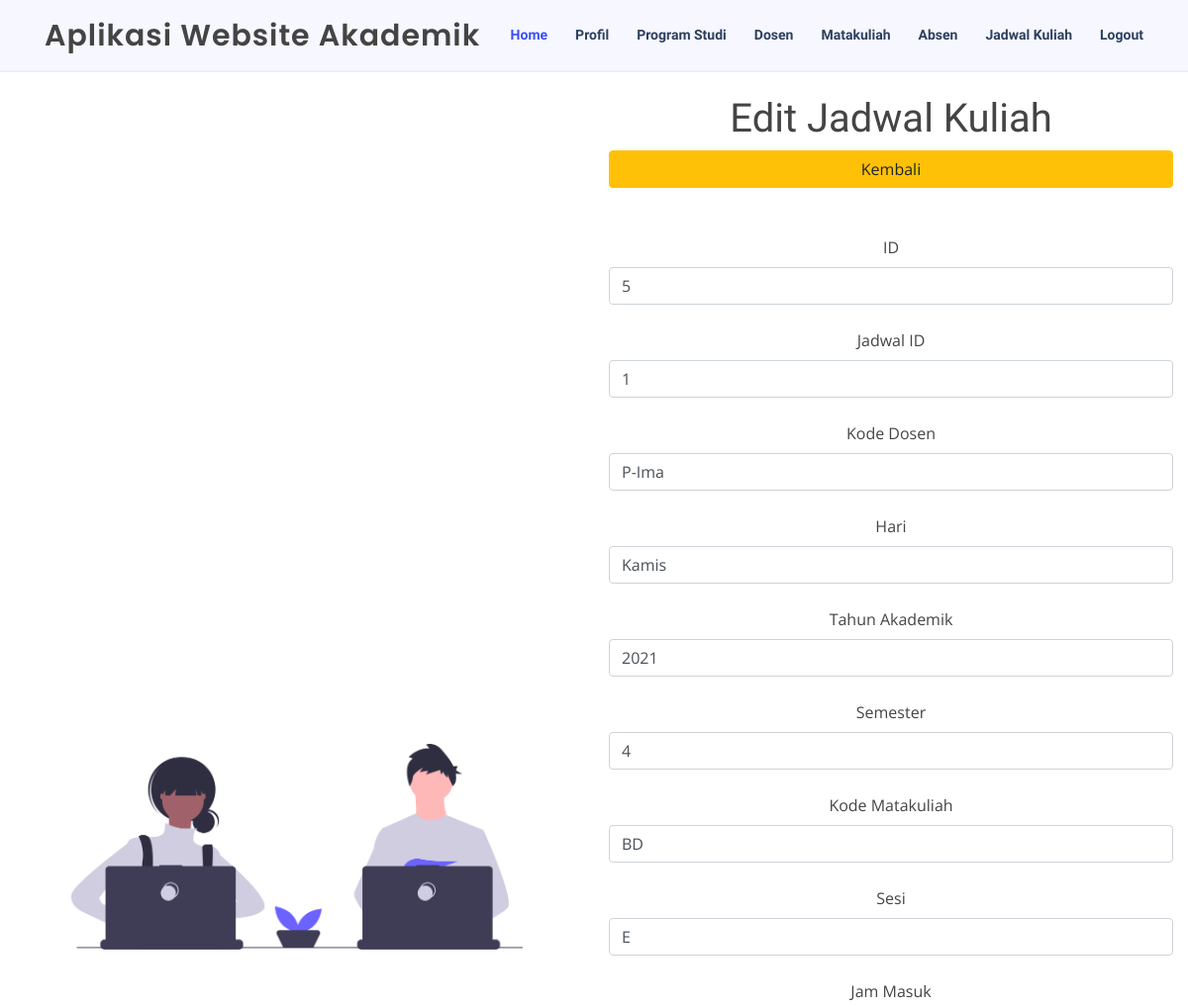
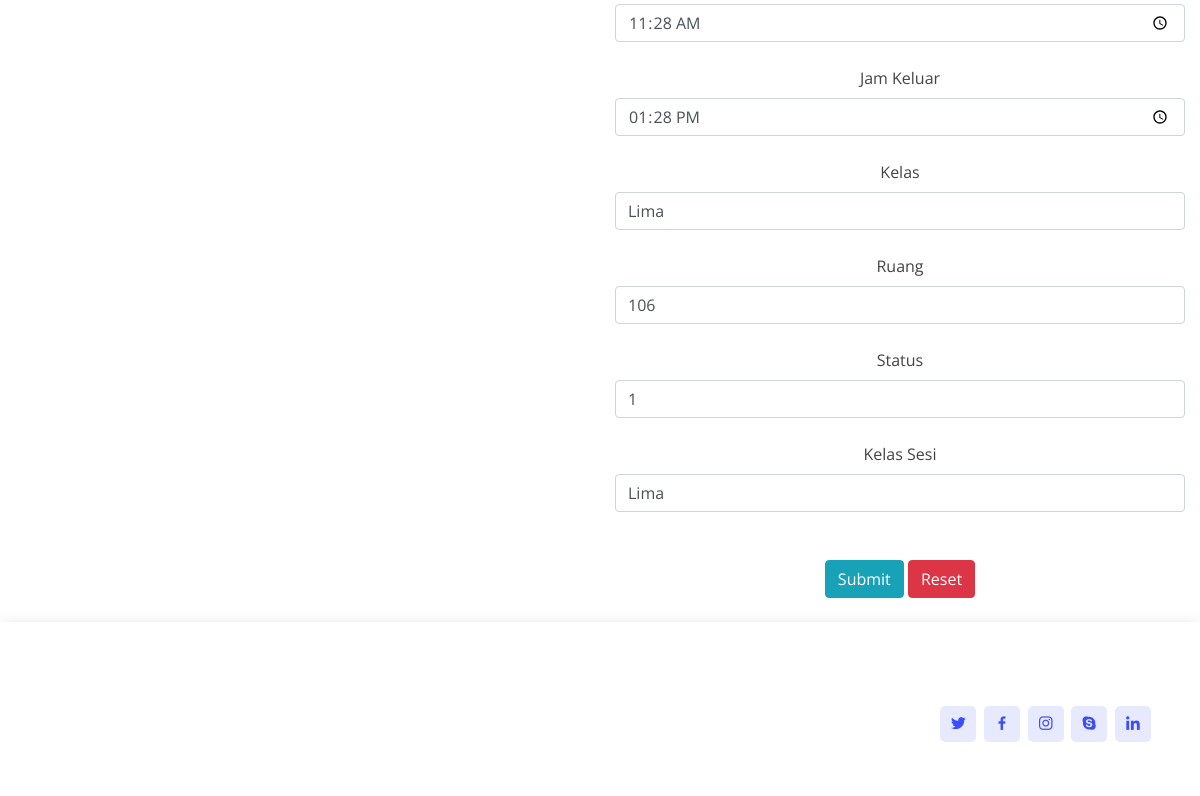
Screenshot of /edit_jadwal.php?id=5 with the database file from the repository (2 pictures, top to bottom).
### tables this page shows
CREATE TABLE `tbljadwal` (
  `id` int(11) NOT NULL,
  `jadwalid` int(4) DEFAULT NULL,
  `kodedosen` varchar(5) DEFAULT NULL,
  `hari` varchar(8) DEFAULT NULL,
  `thnakademik` varchar(10) DEFAULT NULL,
  `semester` varchar(6) DEFAULT NULL,
  `kodemk` varchar(12) DEFAULT NULL,
  `sesi` char(1) DEFAULT NULL,
  `jammasuk` time DEFAULT NULL,
  `jamkeluar` time DEFAULT NULL,
  `kelas` varchar(5) DEFAULT NULL,
  `ruang` varchar(10) DEFAULT NULL,
  `status` int(11) DEFAULT NULL,
  `kelassesi` varchar(8) DEFAULT NULL
);

### connection.php (called while the page is built)
<?php
class Connection
{
	public function get_connection()
	{
	    $host = "localhost";
	    $database = "db_akademik";
	    $username = "root";
	    $password = "";
	    $connect = new mysqli($host, $username, $password, $database);
	    return $connect;
	}
}
?>

### model.php (called while the page is built, shortened)
<?php
include 'connection.php';
class Model extends Connection
{
	public function __construct()
    {
        $this->conn = $this->get_connection();
    }
	public function edit_jadwal($id)
	{
	    $sql = "SELECT * FROM tbljadwal WHERE id='$id'";
	    $bind = $this->conn->query($sql);
	    while ($obj = $bind->fetch_object()) {
	    	$baris = $obj;
	    }
	    return $baris;
	}
}

### edit_jadwal.php (the view, shortened to what this page needs)
<?php
$id = $_GET['id'];
include 'model.php';
$model = new Model();
$data = $model->edit_jadwal($id);
?>
<!doctype html>
<html lang="en">
<head>
</head>
<br><br><br><br>
<body>
	<div class="container-fluid">
		<div class="row">
    <div class="col-lg-6 d-flex flex-column justify-content-center">
		<img src="assets/img/gambar3.png" class="img-fluid" alt="">
	</div>
    <div class="col-lg-6 d-flex flex-column justify-content-center">
		<h1 align="center">Edit Jadwal Kuliah</h1>
		<a class="btn btn btn-warning" href="jadwal.php">Kembali</a>
		<br><br>
		<form align="center" action="proses.php" method="post">
			<label>ID</label>
			<br>
			<input class="form-control" type="number" name="id" value="<?php echo $data->id ?>">
			<br>
			<label>Jadwal ID</label>
			<br>
			<input class="form-control" type="number" name="jadwalid" value="<?php echo $data->jadwalid ?>">
			<br>
			<label>Kode Dosen</label>
			<br>
			<input class="form-control" type="text" name="kodedosen" value="<?php echo $data->kodedosen ?>">
			<br>
			<label>Hari</label>
			<br>
			<input class="form-control" type="text" name="hari" value="<?php echo $data->hari ?>">
			<br>
			<label>Tahun Akademik</label>
			<br>
			<input class="form-control" type="text" name="thnakademik" value="<?php echo $data->thnakademik ?>">
			<br>
			<label>Semester</label>
			<br>
			<input class="form-control" type="text" name="semester" value="<?php echo $data->semester ?>">
			<br>
			<label>Kode Matakuliah</label>
			<br>
			<input class="form-control" type="text" name="kodemk" value="<?php echo $data->kodemk ?>">
			<br>
			<label>Sesi</label>
			<br>
			<input class="form-control" type="text" name="sesi" value="<?php echo $data->sesi ?>">
			<br>
			<label>Jam Masuk</label>
			<br>
			<input class="form-control" type="time" name="jammasuk" value="<?php echo $data->jammasuk ?>">
			<br>
			<label>Jam Keluar</label>
			<br>
			<input class="form-control" type="time" name="jamkeluar" value="<?php echo $data->jamkeluar ?>">
			<br>
			<label>Kelas</label>
			<br>
			<input class="form-control" type="text" name="kelas" value="<?php echo $data->kelas ?>">
			<br>
			<label>Ruang</label>
			<br>
			<input class="form-control" type="text" name="ruang" value="<?php echo $data->ruang ?>">
			<br>
			<label>Status</label>
			<br>
			<input class="form-control" type="number" name="status" value="<?php echo $data->status ?>">
			<br>
			<label>Kelas Sesi</label>
			<br>
			<input class="form-control" type="text" name="kelassesi" value="<?php echo $data->kelassesi ?>">
			<br><br>
			<button class="btn btn btn-info" type="submit" name="submit_edit_jadwal">Submit</button>
			<button class="btn btn btn-danger" type="reset">Reset</button>
		</form>
	</div>
	<div class="col-lg-6 hero-img" data-aos="zoom-out" data-aos-delay="200">
    </div>
		</div>
	</div>
</body>
</html>

### assets/css/style.css (style rules this page uses)
body { font-family: "Open Sans", sans-serif; color: #444444; }
a { color: #3b4ef8; }
h1, h2, h3, h4, h5, h6 { font-family: "Krub", sans-serif; }
#header { background: #f6f7ff; border-bottom: 2px solid #eceefe; transition: all 0.5s; z-index: 997; padding: 15px 0; }
#header .logo { font-size: 30px; margin: 0; padding: 0; line-height: 1; font-weight: 600; letter-spacing: 1px; font-family: "Poppins", sans-serif; }
.nav-menu ul { margin: 0; padding: 0; list-style: none; }
.nav-menu > ul { display: flex; }
.nav-menu > ul > li { position: relative; white-space: nowrap; padding: 10px 0 10px 28px; }
.nav-menu a { display: block; position: relative; color: #2d405f; transition: 0.3s; font-size: 14px; font-family: "Krub", sans-serif; font-weight: 600; }
.nav-menu a:hover, .nav-menu .active > a, .nav-menu li:hover > a { color: #3b4ef8; }
.mobile-nav { position: fixed; top: 55px; right: 15px; bottom: 15px; left: 15px; z-index: 9999; overflow-y: auto; background: #fff; transition: ease-in-out 0.2s; opacity: 0; visibility: hidden; border-radius: 10px; padding: 10px 0; }
.mobile-nav * { margin: 0; padding: 0; list-style: none; }
.mobile-nav a { display: block; position: relative; color: #2d405f; padding: 10px 20px; font-weight: 500; outline: none; }
.mobile-nav a:hover, .mobile-nav .active > a, .mobile-nav li:hover > a { color: #3b4ef8; text-decoration: none; }
#footer { color: #444444; font-size: 14px; background: #f1f3ff; box-shadow: 0px 2px 15px rgba(0, 0, 0, 0.1); }
#footer .footer-top { padding: 60px 0 30px 0; background: #fff; }
#footer .social-links a { font-size: 18px; display: inline-block; background: #e7eafe; color: #3b4ef8; line-height: 1; padding: 8px 0; margin-right: 4px; border-radius: 5px; text-align: center; width: 36px; height: 36px; transition: 0.3s; }

### rows the page displays
tbljadwal: id "5", jadwalid "1", kodedosen "P-Ima", hari "Kamis", thnakademik "2021", semester "4", kodemk "BD", sesi "E", jammasuk "11:28:00", jamkeluar "13:28:00", kelas "Lima", ruang "106", status "1", kelassesi "Lima"
